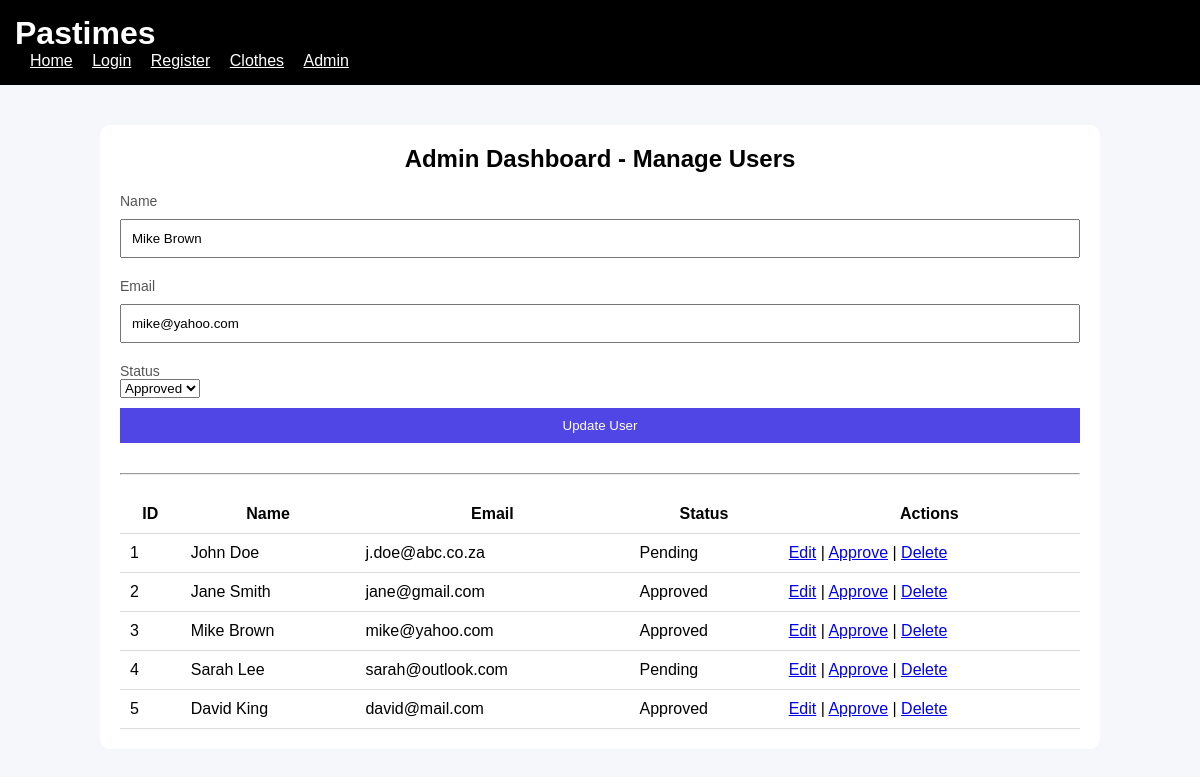
The app's page /adminDashboard.php?edit=3 with its own data.
### tables this page shows
CREATE TABLE IF NOT EXISTS `tbluser` (
  `id` int(11) NOT NULL AUTO_INCREMENT,
  `name` varchar(100) DEFAULT NULL,
  `email` varchar(100) DEFAULT NULL,
  `password` varchar(255) DEFAULT NULL,
  `status` varchar(20) DEFAULT NULL,
  PRIMARY KEY (`id`)
);

### adminDashboard.php (the view, shortened to what this page needs)
<?php
include 'DBConn.php';
$editUser = null;
if (isset($_GET['edit'])) {
    $id = $_GET['edit'];
    $result = $conn->query("SELECT * FROM tblUser WHERE id=$id");
    $editUser = $result->fetch_assoc();
}
$result = $conn->query("SELECT * FROM tblUser");
?>
<link rel="stylesheet" href="css/style.css">
<?php include 'navbar.php'; ?>
<div class="container" style="max-width:1000px;">
<div class="card">
<h2 class="title">Admin Dashboard - Manage Users</h2>
<form method="POST">
    <label>Name</label>
    <input type="text" name="name"
           value="<?= $editUser['name'] ?? '' ?>" required>
    <label>Email</label>
    <input type="email" name="email"
           value="<?= $editUser['email'] ?? '' ?>" required>
    <label>Status</label>
    <select name="status">
        <option value="Approved"
            <?= (isset($editUser['status']) && $editUser['status']=="Approved") ? "selected" : "" ?>>
            Approved
        </option>
    </select>
    <?php if ($editUser): ?>
        <button type="submit" name="updateUser">Update User</button>
    <?php else: ?>
        <button type="submit" name="addUser">Add User</button>
    <?php endif; ?>
</form>
<hr style="margin:20px 0;">
<table>
<tr>
<th>ID</th>
<th>Name</th>
<th>Email</th>
<th>Status</th>
<th>Actions</th>
</tr>
<?php while($row = $result->fetch_assoc()): ?>
<tr>
<td><?= $row['id'] ?></td>
<td><?= $row['name'] ?></td>
<td><?= $row['email'] ?></td>
<td><?= $row['status'] ?></td>
<td>
    <a href="?edit=<?= $row['id'] ?>">Edit</a> |
    <a href="?approve=<?= $row['id'] ?>">Approve</a> |
    <a href="?delete=<?= $row['id'] ?>" onclick="return confirm('Delete user?')">Delete</a>
</td>
</tr>
<?php endwhile; ?>
</table>
</div>
</div>

### css/style.css (style rules this page uses)
* { margin: 0; padding: 0; box-sizing: border-box; font-family: Arial; }
.container { width: 90%; max-width: 900px; margin: 40px auto; }
.card { background: white; padding: 20px; border-radius: 10px; }
.title { text-align: center; margin-bottom: 20px; }
input, button { width: 100%; padding: 10px; margin: 10px 0; }
button { background: #4f46e5; color: white; border: none; cursor: pointer; }
table { width: 100%; border-collapse: collapse; }
th, td { padding: 10px; border-bottom: 1px solid #ddd; }
label { font-size: 14px; margin-top: 10px; display: block; color: #555; }

### records on screen
tbluser: name "Mike Brown", email "mike@yahoo.com", status "Approved", id "3"
tbluser: id "1", name "John Doe", email "j.doe@abc.co.za", status "Pending"
tbluser: id "2", name "Jane Smith", email "jane@gmail.com", status "Approved"
tbluser: id "4", name "Sarah Lee", email "sarah@outlook.com", status "Pending"
tbluser: id "5", name "David King", email "david@mail.com", status "Approved"
